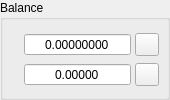
      <widget class="QGroupBox" name="groupBox_9">
       <property name="sizePolicy">
        <sizepolicy hsizetype="Preferred" vsizetype="Maximum">
         <horstretch>0</horstretch>
         <verstretch>0</verstretch>
        </sizepolicy>
       </property>
       <property name="maximumSize">
        <size>
         <width>170</width>
         <height>16777215</height>
        </size>
       </property>
       <property name="accessibleName">
        <string>BALANCE_GROUPBOX</string>
       </property>
       <property name="title">
        <string>Balance</string>
       </property>
       <layout class="QGridLayout" name="gridLayout_13">
        <property name="leftMargin">
         <number>8</number>
        </property>
        <property name="topMargin">
         <number>10</number>
        </property>
        <property name="rightMargin">
         <number>8</number>
        </property>
        <property name="bottomMargin">
         <number>8</number>
        </property>
        <property name="spacing">
         <number>4</number>
        </property>
        <item row="0" column="2">
         <widget class="QDoubleSpinBox" name="accountBTC">
          <property name="sizePolicy">
           <sizepolicy hsizetype="Expanding" vsizetype="Fixed">
            <horstretch>0</horstretch>
            <verstretch>0</verstretch>
           </sizepolicy>
          </property>
          <property name="minimumSize">
           <size>
            <width>90</width>
            <height>0</height>
           </size>
          </property>
          <property name="alignment">
           <set>Qt::AlignCenter</set>
          </property>
          <property name="readOnly">
           <bool>true</bool>
          </property>
          <property name="buttonSymbols">
           <enum>QAbstractSpinBox::NoButtons</enum>
          </property>
          <property name="specialValueText">
           <string/>
          </property>
          <property name="prefix">
           <string/>
          </property>
          <property name="decimals">
           <number>8</number>
          </property>
          <property name="minimum">
           <double>0.000000000000000</double>
          </property>
          <property name="maximum">
           <double>999999999.000000000000000</double>
          </property>
          <property name="singleStep">
           <double>0.100000000000000</double>
          </property>
         </widget>
        </item>
        <item row="0" column="1">
         <widget class="QLabel" name="btcLabel3">
          <property name="sizePolicy">
           <sizepolicy hsizetype="Maximum" vsizetype="Preferred">
            <horstretch>0</horstretch>
            <verstretch>0</verstretch>
           </sizepolicy>
          </property>
          <property name="font">
           <font>
            <pointsize>11</pointsize>
            <weight>50</weight>
            <bold>false</bold>
           </font>
          </property>
          <property name="styleSheet">
           <string notr="true">color: #996515</string>
          </property>
          <property name="text">
           <string/>
          </property>
          <property name="alignment">
           <set>Qt::AlignCenter</set>
          </property>
         </widget>
        </item>
        <item row="1" column="2">
         <widget class="QDoubleSpinBox" name="accountUSD">
          <property name="sizePolicy">
           <sizepolicy hsizetype="Expanding" vsizetype="Fixed">
            <horstretch>0</horstretch>
            <verstretch>0</verstretch>
           </sizepolicy>
          </property>
          <property name="minimumSize">
           <size>
            <width>90</width>
            <height>0</height>
           </size>
          </property>
          <property name="alignment">
           <set>Qt::AlignCenter</set>
          </property>
          <property name="readOnly">
           <bool>true</bool>
          </property>
          <property name="buttonSymbols">
           <enum>QAbstractSpinBox::NoButtons</enum>
          </property>
          <property name="prefix">
           <string/>
          </property>
          <property name="decimals">
           <number>5</number>
          </property>
          <property name="minimum">
           <double>0.000000000000000</double>
          </property>
          <property name="maximum">
           <double>999999999.000000000000000</double>
          </property>
         </widget>
        </item>
        <item row="1" column="1">
         <widget class="QLabel" name="usdLabel1">
          <property name="sizePolicy">
           <sizepolicy hsizetype="Maximum" vsizetype="Preferred">
            <horstretch>0</horstretch>
            <verstretch>0</verstretch>
           </sizepolicy>
          </property>
          <property name="font">
           <font>
            <pointsize>11</pointsize>
            <weight>50</weight>
            <bold>false</bold>
           </font>
          </property>
          <property name="styleSheet">
           <string notr="true">color: darkgreen</string>
          </property>
          <property name="text">
           <string/>
          </property>
          <property name="alignment">
           <set>Qt::AlignCenter</set>
          </property>
         </widget>
        </item>
        <item row="0" column="3">
         <widget class="QToolButton" name="accountBTCBeep">
          <property name="text">
           <string/>
          </property>
          <property name="icon">
           <iconset resource="QtResource.qrc">
            <normaloff>:/Resources/Mute.png</normaloff>:/Resources/Mute.png</iconset>
          </property>
          <property name="checkable">
           <bool>true</bool>
          </property>
          <property name="checked">
           <bool>false</bool>
          </property>
         </widget>
        </item>
        <item row="1" column="3">
         <widget class="QToolButton" name="accountUSDBeep">
          <property name="text">
           <string/>
          </property>
          <property name="icon">
           <iconset resource="QtResource.qrc">
            <normaloff>:/Resources/Mute.png</normaloff>:/Resources/Mute.png</iconset>
          </property>
          <property name="checkable">
           <bool>true</bool>
          </property>
          <property name="checked">
           <bool>false</bool>
          </property>
         </widget>
        </item>
       </layout>
      </widget>
